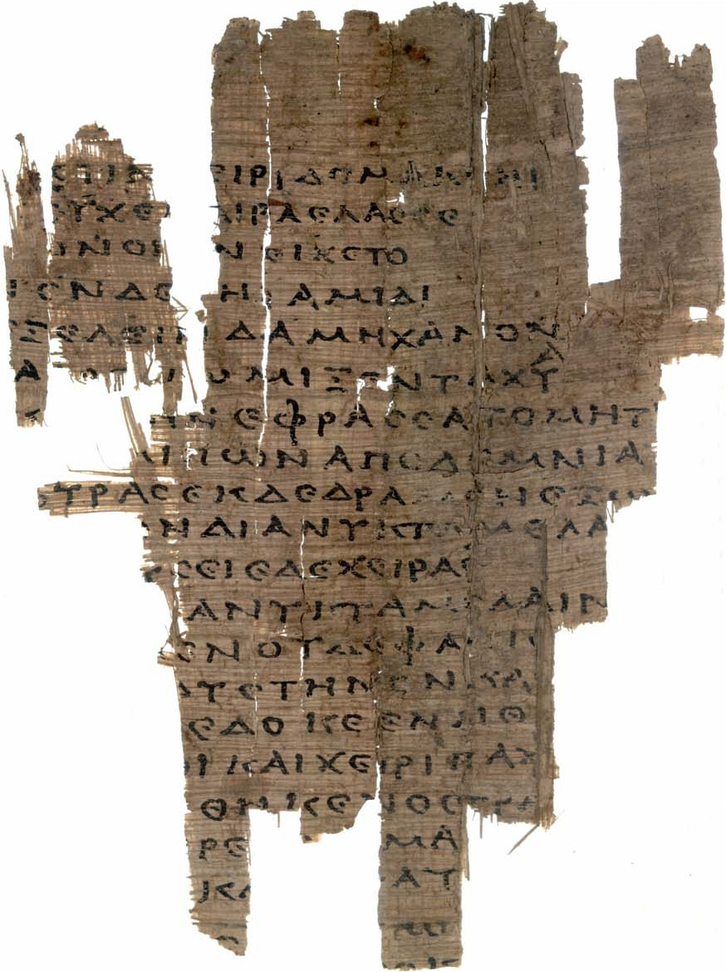
#> input picture reference_input/16.bmp, 726 x 972 px, shrunk from 874 x 1170 before the run, given as the content of the folder benchmark_input, which was not available
$ python benchmark.py
#> lines starting #> are read from the running program, lines starting #| are printed output that depends on the picture; after the words box and inside, x2 and y2 are one past the last pixel; in counts of white or black regions, pixels touching at a corner belong together; pictures that were not available may be replaced by others from this repository, and a replacement may not be noted
### metrics.py
import argparse
import cv2
import numpy as np
from numba import njit


# [92 lines left out: functions create_weight_matrix, dr_dcalc, NUBNcalc, get_drd, not called in this run]

def load_image_as_binary(image_path):
    image = cv2.imread(image_path, cv2.IMREAD_GRAYSCALE)
    binary_array = (image > 0).astype(np.uint8)
    return binary_array

# [50 lines left out: functions calculate_metrics, parse_arguments, not called in this run]

# [22 lines that do not run on import are left out]

### benchmark.py
import os
from pathlib import Path
import numpy as np
from concurrent.futures import ProcessPoolExecutor, as_completed
import logging
from functools import partial
from tqdm import tqdm
from metrics import load_image_as_binary, calculate_metrics
from collections import defaultdict
import pandas as pd
from colorama import init, Fore, Style
from openpyxl.styles import Border, Side
from openpyxl.utils import get_column_letter
from datetime import datetime

init(autoreset=True)

def get_image_files(input_dir):
    input_path = Path(input_dir)
    image_extensions = {'.png', '.jpg', '.jpeg', '.gif', '.bmp', '.tiff'}
    return [file for file in input_path.rglob('*') if file.suffix.lower() in image_extensions]


def process_file(file_path, gt_path_a, gt_path_b, weight_a, weight_b):
    try:
        # Load the input image
        im = load_image_as_binary(file_path)

        gt_name = file_path.stem
        gt_num = int(gt_name)
        if gt_num <= 10:
            gt_dir = gt_path_a
            weight_dir = weight_a
        else:
            gt_dir = gt_path_b
            weight_dir = weight_b

        gt_file = gt_dir / f"{gt_name}.bmp"
        im_gt = load_image_as_binary(gt_file)

        height, width = im_gt.shape
        r_weights_file = weight_dir / f"{gt_name}_RWeights.dat"
        p_weights_file = weight_dir / f"{gt_name}_PWeights.dat"

        r_weight = np.loadtxt(r_weights_file, dtype=np.float64).flatten()[:height * width].reshape((height, width))
        p_weight = np.loadtxt(p_weights_file, dtype=np.float64).flatten()[:height * width].reshape((height, width))

        f_measure, w_f_measure, psnr, drd, recall, precision, w_recall, w_precision = calculate_metrics(im, im_gt,
                                                                                                        r_weight,
                                                                                                        p_weight)

        f_measure *= 100
        w_f_measure *= 100
        recall *= 100
        precision *= 100
        w_recall *= 100
        w_precision *= 100

        result = {
            "id": gt_num,
            "subdir": file_path.parent.name,
            "FM": f_measure,
            "pFM": w_f_measure,
            "PSNR": psnr,
            "DRD": drd,
            "Rec": recall,
            "Pre": precision,
            "pRec": w_recall,
            "pPre": w_precision
        }
        return file_path, None, result
    except Exception as e:
        error_msg = f"Failed to process {file_path}: {e}"
        return file_path, e, error_msg


def group_metrics_by_subdir_and_id_range(metrics):
    grouped = defaultdict(lambda: defaultdict(list))
    for metric in metrics:
        subdir = metric["subdir"]
        grouped[subdir]['ALL'].append(metric)
        id_num = metric["id"]
        id_range = 'A' if 1 <= id_num <= 10 else 'B'
        grouped[subdir][id_range].append(metric)
    return grouped


def calculate_averages(grouped_metrics, metric_keys):
    averages = {}
    for subdir, id_groups in grouped_metrics.items():
        averages[subdir] = {}
        for id_range, metrics in id_groups.items():
            if metrics:
                avg_metrics = {
                    key: sum(m[key] for m in metrics) / len(metrics)
                    for key in metric_keys
                }
                averages[subdir][id_range] = avg_metrics
            else:
                averages[subdir][id_range] = {key: None for key in metric_keys}
    return averages


def save_averages_to_excel(averages, filename=None):
    now = datetime.now()
    formatted_time = now.strftime("%y-%m-%d-%H-%M")
    if filename is None:
        filename = f"{formatted_time}-Results.xlsx"

    data = []
    for subdir, id_ranges in averages.items():
        row = {'Approach': subdir}
        for id_range, metrics in id_ranges.items():
            for key, value in metrics.items():
                column_name = f"{key}_{id_range}"
                row[column_name] = value
        data.append(row)

    df = pd.DataFrame(data)

    with pd.ExcelWriter(filename, engine='openpyxl') as writer:
        df.to_excel(writer, index=False)
        worksheet = writer.sheets['Sheet1']

        # Set column width to 25
        for i, col in enumerate(df.columns, 1):
            col_letter = get_column_letter(i)
            worksheet.column_dimensions[col_letter].width = 10

        # Define thick border
        thick = Side(border_style="thick", color="000000")
        border = Border(right=thick)

        # Add thick lines between id_ranges
        headers = df.columns.tolist()

        current_id = None
        for idx, col in enumerate(headers, 1):
            if col == 'Approach':
                continue
            id_range = col.split('_')[-1]
            if current_id and id_range != current_id:
                col_letter = get_column_letter(idx - 1)
                for row in range(1, len(df) + 2):
                    cell = worksheet[f"{col_letter}{row}"]
                    cell.border = cell.border + border
            current_id = id_range

        numeric_columns = [col for col in df.columns if col != 'Approach']

        for col in numeric_columns:
            col_idx = df.columns.get_loc(col) + 1
            col_letter = get_column_letter(col_idx)

            for row in range(2, len(df) + 2):
                cell = worksheet[f"{col_letter}{row}"]
                if isinstance(cell.value, (int, float)):
                    cell.number_format = '0.00'  # Adjust as needed


def print_averages(averages):
    for subdir, id_ranges in averages.items():
        print(Fore.CYAN + f"Approach: {subdir}")
        for id_range, metrics in id_ranges.items():
            print(Fore.GREEN + f"  ID Range: {id_range}")
            for key, value in metrics.items():
                print(Fore.YELLOW + f"    {key}: " + Fore.RED + f"{value:.4f}")

        print(Style.RESET_ALL + "\n")


def main():
    input_dir = "./benchmark_input"
    gt_path_a = Path("./ground_truth/trackA-GT")
    gt_path_b = Path("./ground_truth/trackB-GT")
    weight_a = Path("./ground_truth/trackA-weights")
    weight_b = Path("./ground_truth/trackB-weights")

    image_files = get_image_files(input_dir)
    logging.info(f"Found {len(image_files)} image files to process.")

    max_workers = os.cpu_count()

    process_partial = partial(
        process_file,
        gt_path_a=gt_path_a,
        gt_path_b=gt_path_b,
        weight_a=weight_a,
        weight_b=weight_b
    )
    # List to collect successful metrics
    metrics_list = []

    with ProcessPoolExecutor(max_workers=max_workers) as executor:
        futures = {executor.submit(process_partial, file_path): file_path for file_path in image_files}
#> in load_image_as_binary, `image = cv2.imread(image_path, cv2.IMREAD_GRAYSCALE)`:
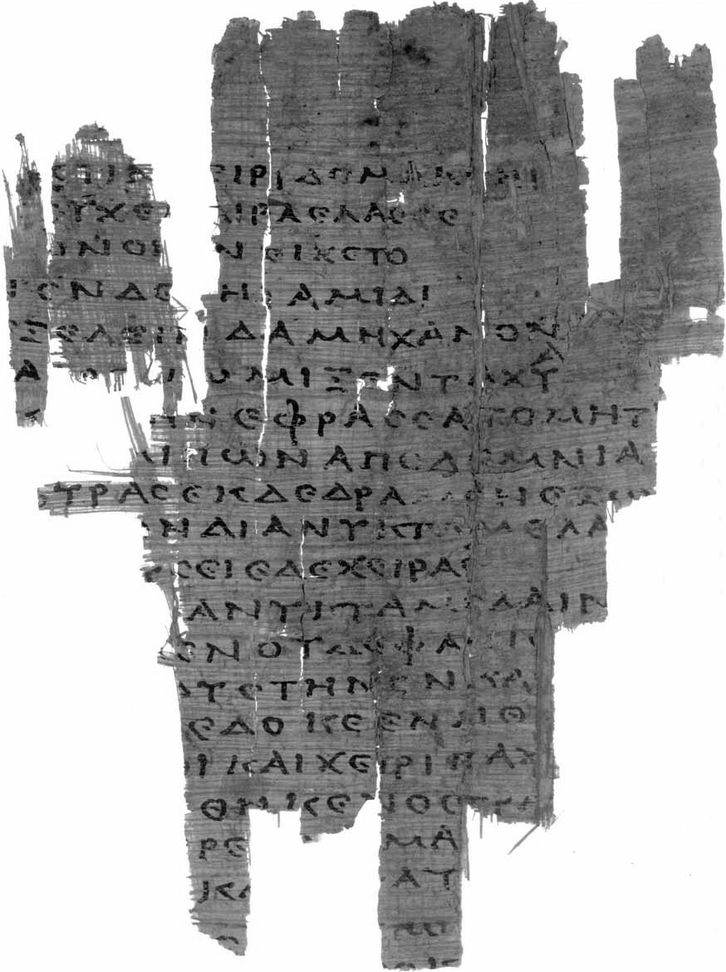
#> image: shape (972, 726); min 0, max 255, mean 164.3
#> in load_image_as_binary, `binary_array = (image > 0).astype(np.uint8)`:
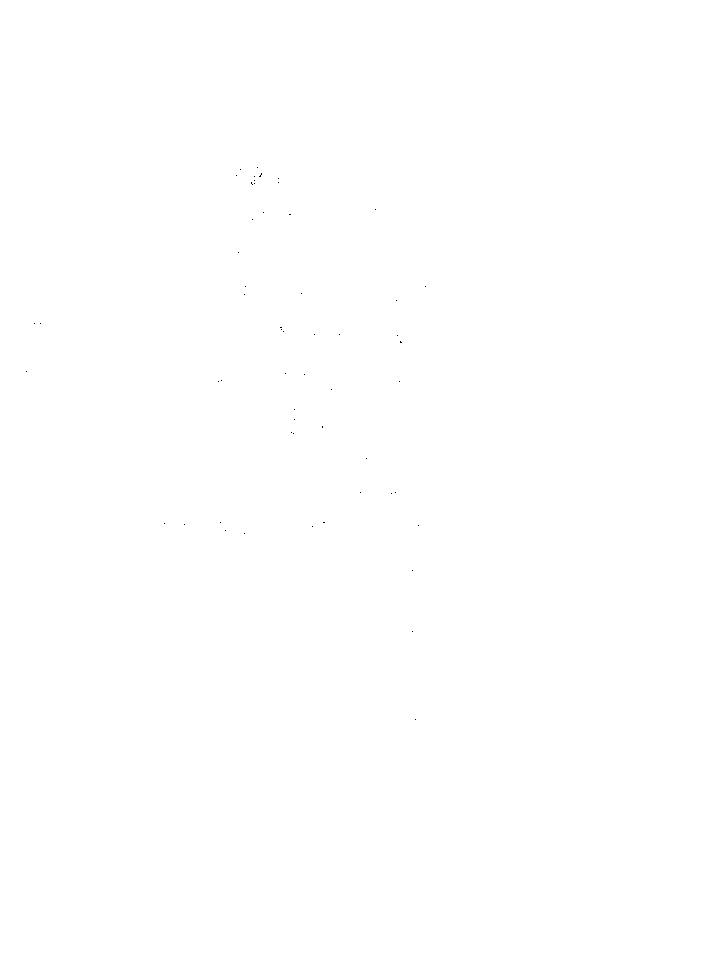
#> binary_array: shape (972, 726); values 0 (black) and 1 (white), 100% white; black in thin lines or dots, all inside (x1, y1, x2, y2) = (26, 167, 426, 720)
        for future in tqdm(as_completed(futures), total=len(futures), desc="Processing images"):
            file_path = futures[future]
            try:
                processed_file, error, message = future.result()
                if error:
                    logging.error(message)
                else:
                    metrics_list.append(message)
            except Exception as e:
                logging.error(f"Unhandled exception for {file_path}: {e}")

    grouped_metrics = defaultdict(list)
    for metric in metrics_list:
        grouped_metrics[metric["subdir"]].append(metric)

    metric_keys = [
        "FM",
        "pFM",
        "PSNR",
        "DRD",
        "Rec",
        "Pre",
        "pRec",
        "pPre"
    ]

    grouped = group_metrics_by_subdir_and_id_range(metrics_list)
    averages = calculate_averages(grouped, metric_keys)
    print_averages(averages)
    save_averages_to_excel(averages)


if __name__ == '__main__':
    main()

$ run again, on reference_input/18.bmp
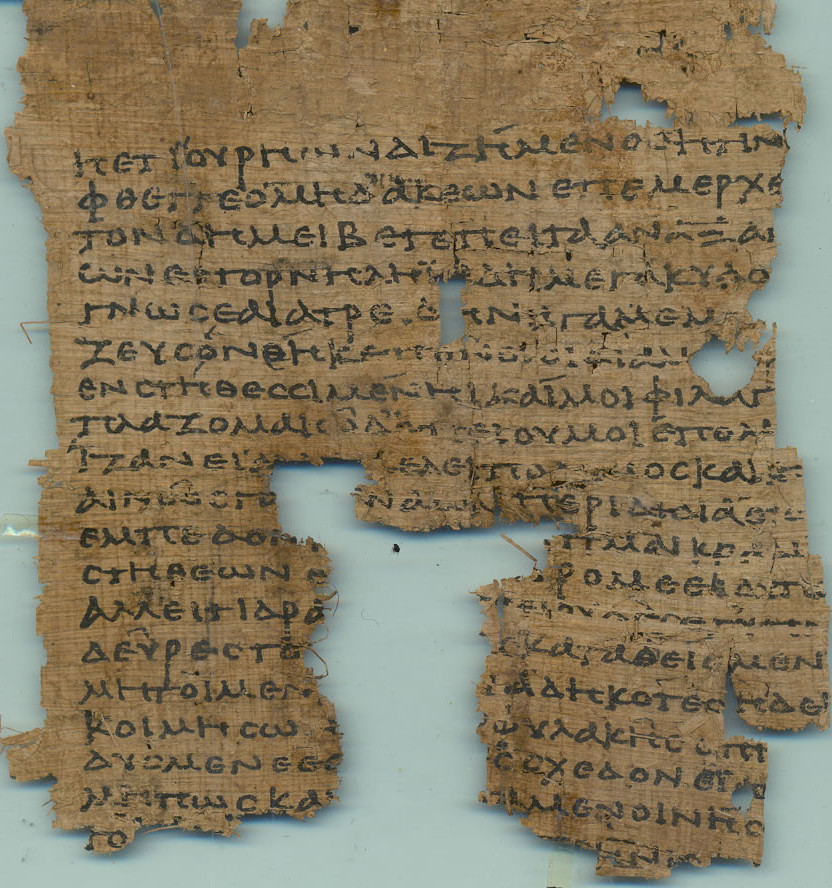
#> input picture reference_input/18.bmp, 832 x 888 px, given as the content of the folder benchmark_input, which was not available
#> in load_image_as_binary, `image = cv2.imread(image_path, cv2.IMREAD_GRAYSCALE)`:
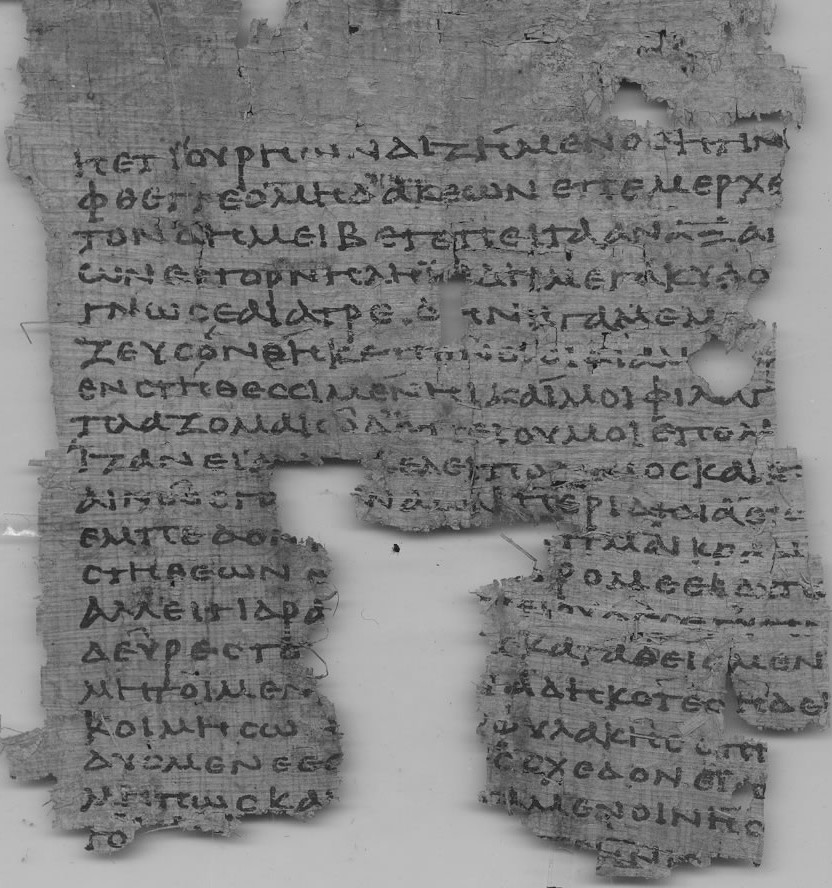
#> image: shape (888, 832); min 10, max 236, mean 124.5
#> binary_array: shape (888, 832); every value is 1
